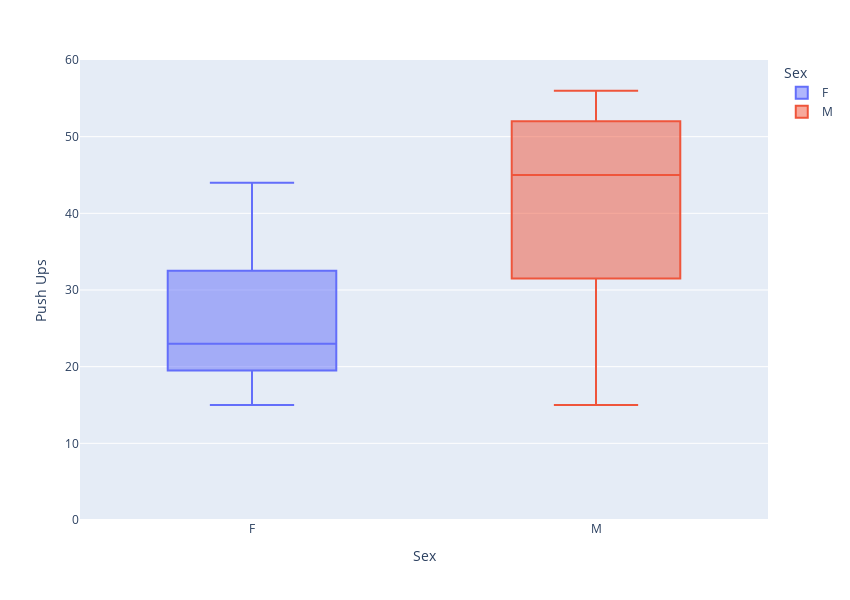

The cell this chart's notebook holds for it:
### Code cell
fig = px.box(df, x='Sex', y='Push Ups', color='Sex',
             hover_data=['Age'], width=850, height=600
                 )

fig.update_layout(yaxis_range=[0,60])

fig.update_traces(marker=dict(size=12,
                              line=dict(width=2,
                                        color='DarkSlateGrey')),
                  selector=dict(mode='markers'))

fig.show()

### Figure 1 — Plotly figure (JSON) as saved in the notebook; plotly's stock layout.template omitted (floating-point values rounded to 4 significant figures)
{"data": [{"alignmentgroup": "True", "customdata": [[20], [20], [25], [24], [19], [19], [44], [18], [18], [23], [25], [19], [21], [21], [18]], "hovertemplate": "Sex=%{x}<br>Push Ups=%{y}<br>Age=%{customdata[0]}<extra></extra>", "legendgroup": "F", "marker": {"color": "#636efa"}, "name": "F", "notched": false, "offsetgroup": "F", "orientation": "v", "showlegend": true, "type": "box", "x": ["F", "F", "F", "F", "F", "F", "F", "F", "F", "F", "F", "F", "F", "F", "F"], "x0": " ", "xaxis": "x", "y": [null, 20, 20, 26, 19, 33, 30, 38, 44, null, 15, 20, null, 15, 32], "y0": " ", "yaxis": "y"}, {"alignmentgroup": "True", "customdata": [[19], [34], [20], [22], [22], [22], [23], [22], [19], [20], [20], [24], [20], [18], [20], [20], [20], [22]], "hovertemplate": "Sex=%{x}<br>Push Ups=%{y}<br>Age=%{customdata[0]}<extra></extra>", "legendgroup": "M", "marker": {"color": "#EF553B"}, "name": "M", "notched": false, "offsetgroup": "M", "orientation": "v", "showlegend": true, "type": "box", "x": ["M", "M", "M", "M", "M", "M", "M", "M", "M", "M", "M", "M", "M", "M", "M", "M", "M", "M"], "x0": " ", "xaxis": "x", "y": [15, 20, 30, null, 45, 32, 50, null, 52, 56, 52, 54, 33, null, null, 50, null, 39], "y0": " ", "yaxis": "y"}], "layout": {"boxmode": "overlay", "height": 600, "legend": {"title": {"text": "Sex"}, "tracegroupgap": 0}, "margin": {"t": 60}, "width": 850, "xaxis": {"anchor": "y", "categoryarray": ["F", "M"], "categoryorder": "array", "domain": [0, 1], "title": {"text": "Sex"}}, "yaxis": {"anchor": "x", "domain": [0, 1], "range": [0, 60], "title": {"text": "Push Ups"}}}}
